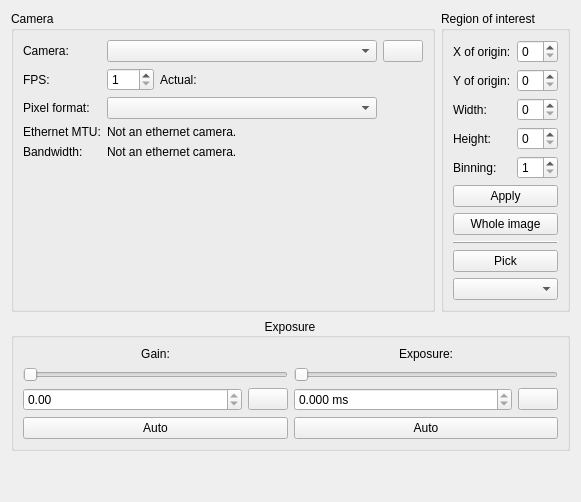
      <widget class="QWidget" name="basicTab">
       <attribute name="title">
        <string>Basic settings</string>
       </attribute>
       <layout class="QVBoxLayout" name="verticalLayout_2">
        <item>
         <layout class="QHBoxLayout" name="horizontalLayout_2">
          <item>
           <widget class="QGroupBox" name="cameraBox">
            <property name="title">
             <string>Camera</string>
            </property>
            <layout class="QFormLayout" name="formLayout">
             <property name="fieldGrowthPolicy">
              <enum>QFormLayout::ExpandingFieldsGrow</enum>
             </property>
             <item row="0" column="0">
              <widget class="QLabel" name="label">
               <property name="text">
                <string>Camera:</string>
               </property>
              </widget>
             </item>
             <item row="0" column="1">
              <layout class="QHBoxLayout" name="horizontalLayout_4">
               <item>
                <widget class="QComboBox" name="cameraSelector">
                 <property name="toolTip">
                  <string>Select camera.</string>
                 </property>
                 <property name="minimumContentsLength">
                  <number>30</number>
                 </property>
                </widget>
               </item>
               <item>
                <widget class="QPushButton" name="refreshCamerasButton">
                 <property name="toolTip">
                  <string>Refresh camera list.</string>
                 </property>
                 <property name="text">
                  <string/>
                 </property>
                 <property name="icon">
                  <iconset theme="view-refresh">
                   <normaloff/>
                  </iconset>
                 </property>
                </widget>
               </item>
              </layout>
             </item>
             <item row="2" column="0">
              <widget class="QLabel" name="label_9">
               <property name="text">
                <string>FPS:</string>
               </property>
              </widget>
             </item>
             <item row="3" column="0">
              <widget class="QLabel" name="label_2">
               <property name="text">
                <string>Pixel format:</string>
               </property>
              </widget>
             </item>
             <item row="3" column="1">
              <widget class="QComboBox" name="pixelFormatSelector">
               <property name="toolTip">
                <string>Select the camera's pixel format.</string>
               </property>
               <property name="minimumContentsLength">
                <number>30</number>
               </property>
              </widget>
             </item>
             <item row="4" column="0">
              <widget class="QLabel" name="label_3">
               <property name="text">
                <string>Ethernet MTU:</string>
               </property>
              </widget>
             </item>
             <item row="4" column="1">
              <widget class="QLabel" name="cameraMTUDescription">
               <property name="text">
                <string>Not an ethernet camera.</string>
               </property>
              </widget>
             </item>
             <item row="5" column="0">
              <widget class="QLabel" name="label_13">
               <property name="text">
                <string>Bandwidth:</string>
               </property>
              </widget>
             </item>
             <item row="5" column="1">
              <widget class="QLabel" name="bandwidthDescription">
               <property name="text">
                <string>Not an ethernet camera.</string>
               </property>
              </widget>
             </item>
             <item row="2" column="1">
              <layout class="QHBoxLayout" name="horizontalLayout_7">
               <item>
                <widget class="QSpinBox" name="fpsSpinbox">
                 <property name="toolTip">
                  <string>Camera's frame rate setting.</string>
                 </property>
                 <property name="minimum">
                  <number>1</number>
                 </property>
                 <property name="maximum">
                  <number>999</number>
                 </property>
                </widget>
               </item>
               <item>
                <widget class="QLabel" name="label_14">
                 <property name="toolTip">
                  <string>Actual frame rate.</string>
                 </property>
                 <property name="text">
                  <string>Actual: </string>
                 </property>
                </widget>
               </item>
               <item>
                <widget class="QLabel" name="actualFPS">
                 <property name="toolTip">
                  <string>Actual frame rate.</string>
                 </property>
                 <property name="text">
                  <string/>
                 </property>
                </widget>
               </item>
              </layout>
             </item>
            </layout>
           </widget>
          </item>
          <item>
           <widget class="QGroupBox" name="roiBox">
            <property name="title">
             <string>Region of interest</string>
            </property>
            <layout class="QVBoxLayout" name="verticalLayout_3">
             <item>
              <layout class="QFormLayout" name="formLayout_2">
               <property name="fieldGrowthPolicy">
                <enum>QFormLayout::ExpandingFieldsGrow</enum>
               </property>
               <item row="0" column="0">
                <widget class="QLabel" name="label_5">
                 <property name="text">
                  <string>X of origin:</string>
                 </property>
                </widget>
               </item>
               <item row="0" column="1">
                <widget class="QSpinBox" name="xSpinbox">
                 <property name="singleStep">
                  <number>2</number>
                 </property>
                </widget>
               </item>
               <item row="1" column="0">
                <widget class="QLabel" name="label_6">
                 <property name="text">
                  <string>Y of origin:</string>
                 </property>
                </widget>
               </item>
               <item row="1" column="1">
                <widget class="QSpinBox" name="ySpinbox">
                 <property name="singleStep">
                  <number>2</number>
                 </property>
                </widget>
               </item>
               <item row="2" column="0">
                <widget class="QLabel" name="label_7">
                 <property name="text">
                  <string>Width:</string>
                 </property>
                </widget>
               </item>
               <item row="2" column="1">
                <widget class="QSpinBox" name="wSpinbox">
                 <property name="singleStep">
                  <number>2</number>
                 </property>
                </widget>
               </item>
               <item row="3" column="0">
                <widget class="QLabel" name="label_8">
                 <property name="text">
                  <string>Height:</string>
                 </property>
                </widget>
               </item>
               <item row="3" column="1">
                <widget class="QSpinBox" name="hSpinbox">
                 <property name="singleStep">
                  <number>2</number>
                 </property>
                </widget>
               </item>
               <item row="4" column="0">
                <widget class="QLabel" name="label_4">
                 <property name="text">
                  <string>Binning:</string>
                 </property>
                </widget>
               </item>
               <item row="4" column="1">
                <widget class="QSpinBox" name="binSpinBox">
                 <property name="minimum">
                  <number>1</number>
                 </property>
                </widget>
               </item>
              </layout>
             </item>
             <item>
              <widget class="QPushButton" name="applyROIButton">
               <property name="toolTip">
                <string>Set the camera's ROI.</string>
               </property>
               <property name="text">
                <string>Apply</string>
               </property>
              </widget>
             </item>
             <item>
              <widget class="QPushButton" name="resetROIButton">
               <property name="toolTip">
                <string>Reset ROI to the maximum, effective immediately.</string>
               </property>
               <property name="text">
                <string>Whole image</string>
               </property>
              </widget>
             </item>
             <item>
              <widget class="QFrame" name="frame">
               <property name="frameShape">
                <enum>QFrame::HLine</enum>
               </property>
               <property name="frameShadow">
                <enum>QFrame::Raised</enum>
               </property>
              </widget>
             </item>
             <item>
              <widget class="QPushButton" name="pickROIButton">
               <property name="toolTip">
                <string>Select ROI by drawing a rectangle on the video display.</string>
               </property>
               <property name="text">
                <string>Pick</string>
               </property>
               <property name="icon">
                <iconset theme="edit-select">
                 <normaloff/>
                </iconset>
               </property>
               <property name="checkable">
                <bool>true</bool>
               </property>
              </widget>
             </item>
             <item>
              <widget class="QArv::ROIcomboBox" name="ROIsizeCombo">
               <property name="toolTip">
                <string>Choose a size of ROI used for picking.</string>
               </property>
               <property name="insertPolicy">
                <enum>QComboBox::NoInsert</enum>
               </property>
              </widget>
             </item>
            </layout>
           </widget>
          </item>
         </layout>
        </item>
        <item>
         <widget class="QGroupBox" name="Exposure">
          <property name="sizePolicy">
           <sizepolicy hsizetype="Preferred" vsizetype="Fixed">
            <horstretch>0</horstretch>
            <verstretch>0</verstretch>
           </sizepolicy>
          </property>
          <property name="title">
           <string>Exposure</string>
          </property>
          <property name="alignment">
           <set>Qt::AlignCenter</set>
          </property>
          <layout class="QHBoxLayout" name="horizontalLayout_3">
           <item>
            <layout class="QVBoxLayout" name="verticalLayout_4">
             <item>
              <widget class="QLabel" name="label_10">
               <property name="text">
                <string>Gain:</string>
               </property>
               <property name="alignment">
                <set>Qt::AlignCenter</set>
               </property>
              </widget>
             </item>
             <item>
              <widget class="QSlider" name="gainSlider">
               <property name="orientation">
                <enum>Qt::Horizontal</enum>
               </property>
              </widget>
             </item>
             <item>
              <layout class="QHBoxLayout" name="horizontalLayout_9">
               <item>
                <widget class="QDoubleSpinBox" name="gainSpinbox">
                 <property name="sizePolicy">
                  <sizepolicy hsizetype="MinimumExpanding" vsizetype="Fixed">
                   <horstretch>0</horstretch>
                   <verstretch>0</verstretch>
                  </sizepolicy>
                 </property>
                 <property name="readOnly">
                  <bool>true</bool>
                 </property>
                </widget>
               </item>
               <item>
                <widget class="QPushButton" name="editGainButton">
                 <property name="toolTip">
                  <string>Enter value manually.</string>
                 </property>
                 <property name="text">
                  <string/>
                 </property>
                 <property name="icon">
                  <iconset theme="edit-clear-locationbar-rtl">
                   <normaloff/>
                  </iconset>
                 </property>
                </widget>
               </item>
              </layout>
             </item>
             <item>
              <widget class="QPushButton" name="gainAutoButton">
               <property name="toolTip">
                <string>Let camera control sensor gain.</string>
               </property>
               <property name="text">
                <string>Auto</string>
               </property>
               <property name="checkable">
                <bool>true</bool>
               </property>
              </widget>
             </item>
            </layout>
           </item>
           <item>
            <layout class="QVBoxLayout" name="verticalLayout_5">
             <item>
              <widget class="QLabel" name="label_11">
               <property name="text">
                <string>Exposure:</string>
               </property>
               <property name="alignment">
                <set>Qt::AlignCenter</set>
               </property>
              </widget>
             </item>
             <item>
              <widget class="QSlider" name="exposureSlider">
               <property name="orientation">
                <enum>Qt::Horizontal</enum>
               </property>
              </widget>
             </item>
             <item>
              <layout class="QHBoxLayout" name="horizontalLayout_10">
               <item>
                <widget class="QDoubleSpinBox" name="exposureSpinbox">
                 <property name="sizePolicy">
                  <sizepolicy hsizetype="MinimumExpanding" vsizetype="Fixed">
                   <horstretch>0</horstretch>
                   <verstretch>0</verstretch>
                  </sizepolicy>
                 </property>
                 <property name="readOnly">
                  <bool>true</bool>
                 </property>
                 <property name="suffix">
                  <string> ms</string>
                 </property>
                 <property name="decimals">
                  <number>3</number>
                 </property>
                 <property name="singleStep">
                  <double>0.001000000000000</double>
                 </property>
                </widget>
               </item>
               <item>
                <widget class="QPushButton" name="editExposureButton">
                 <property name="toolTip">
                  <string>Enter value manually.</string>
                 </property>
                 <property name="text">
                  <string/>
                 </property>
                 <property name="icon">
                  <iconset theme="edit-clear-locationbar-rtl">
                   <normaloff/>
                  </iconset>
                 </property>
                </widget>
               </item>
              </layout>
             </item>
             <item>
              <widget class="QPushButton" name="exposureAutoButton">
               <property name="toolTip">
                <string>Let camera control exposure time.</string>
               </property>
               <property name="text">
                <string>Auto</string>
               </property>
               <property name="checkable">
                <bool>true</bool>
               </property>
              </widget>
             </item>
            </layout>
           </item>
          </layout>
         </widget>
        </item>
        <item>
         <spacer name="verticalSpacer_2">
          <property name="orientation">
           <enum>Qt::Vertical</enum>
          </property>
          <property name="sizeHint" stdset="0">
           <size>
            <width>20</width>
            <height>40</height>
           </size>
          </property>
         </spacer>
        </item>
       </layout>
      </widget>
